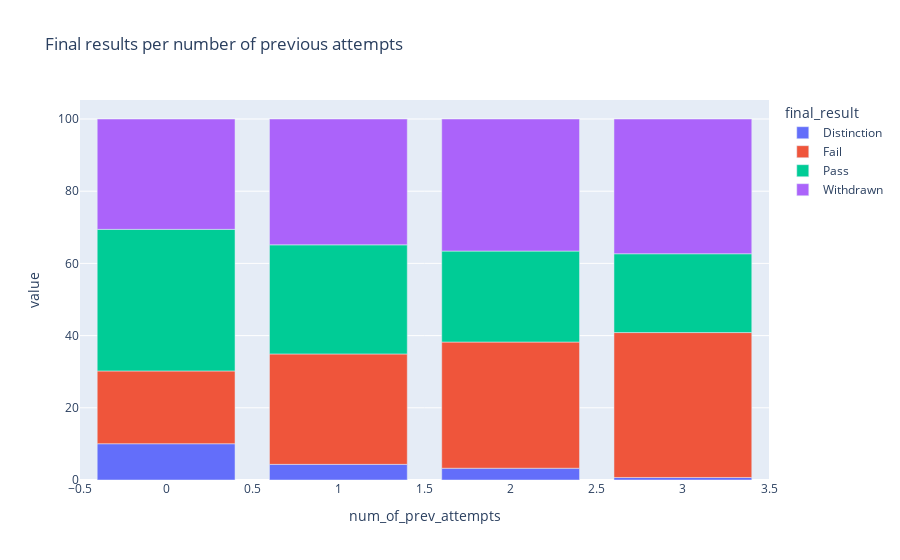

Source (notebook cell):
### Code cell
# Convert to percentages
final_result_attempted_tries = round(final_result_attempted_tries.div(final_result_attempted_tries.sum(axis=1), axis=0), 4) * 100
fig = px.bar(final_result_attempted_tries, title="Final results per number of previous attempts")
fig.show()

### Figure 1 — Plotly figure (JSON) as saved in the notebook; plotly's stock layout.template omitted (floating-point values rounded to 4 significant figures)
{"data": [{"alignmentgroup": "True", "hovertemplate": "final_result=Distinction<br>num_of_prev_attempts=%{x}<br>value=%{y}<extra></extra>", "legendgroup": "Distinction", "marker": {"color": "#636efa", "pattern": {"shape": ""}}, "name": "Distinction", "offsetgroup": "Distinction", "orientation": "v", "showlegend": true, "textposition": "auto", "type": "bar", "x": [0, 1, 2, 3], "xaxis": "x", "y": [10.05, 4.33, 3.26, 0.7], "yaxis": "y"}, {"alignmentgroup": "True", "hovertemplate": "final_result=Fail<br>num_of_prev_attempts=%{x}<br>value=%{y}<extra></extra>", "legendgroup": "Fail", "marker": {"color": "#EF553B", "pattern": {"shape": ""}}, "name": "Fail", "offsetgroup": "Fail", "orientation": "v", "showlegend": true, "textposition": "auto", "type": "bar", "x": [0, 1, 2, 3], "xaxis": "x", "y": [20.16, 30.59, 34.96, 40.14], "yaxis": "y"}, {"alignmentgroup": "True", "hovertemplate": "final_result=Pass<br>num_of_prev_attempts=%{x}<br>value=%{y}<extra></extra>", "legendgroup": "Pass", "marker": {"color": "#00cc96", "pattern": {"shape": ""}}, "name": "Pass", "offsetgroup": "Pass", "orientation": "v", "showlegend": true, "textposition": "auto", "type": "bar", "x": [0, 1, 2, 3], "xaxis": "x", "y": [39.22, 30.22, 25.19, 21.83], "yaxis": "y"}, {"alignmentgroup": "True", "hovertemplate": "final_result=Withdrawn<br>num_of_prev_attempts=%{x}<br>value=%{y}<extra></extra>", "legendgroup": "Withdrawn", "marker": {"color": "#ab63fa", "pattern": {"shape": ""}}, "name": "Withdrawn", "offsetgroup": "Withdrawn", "orientation": "v", "showlegend": true, "textposition": "auto", "type": "bar", "x": [0, 1, 2, 3], "xaxis": "x", "y": [30.56, 34.86, 36.59, 37.32], "yaxis": "y"}], "layout": {"barmode": "relative", "legend": {"title": {"text": "final_result"}, "tracegroupgap": 0}, "title": {"text": "Final results per number of previous attempts"}, "xaxis": {"anchor": "y", "domain": [0, 1], "title": {"text": "num_of_prev_attempts"}}, "yaxis": {"anchor": "x", "domain": [0, 1], "title": {"text": "value"}}}}
